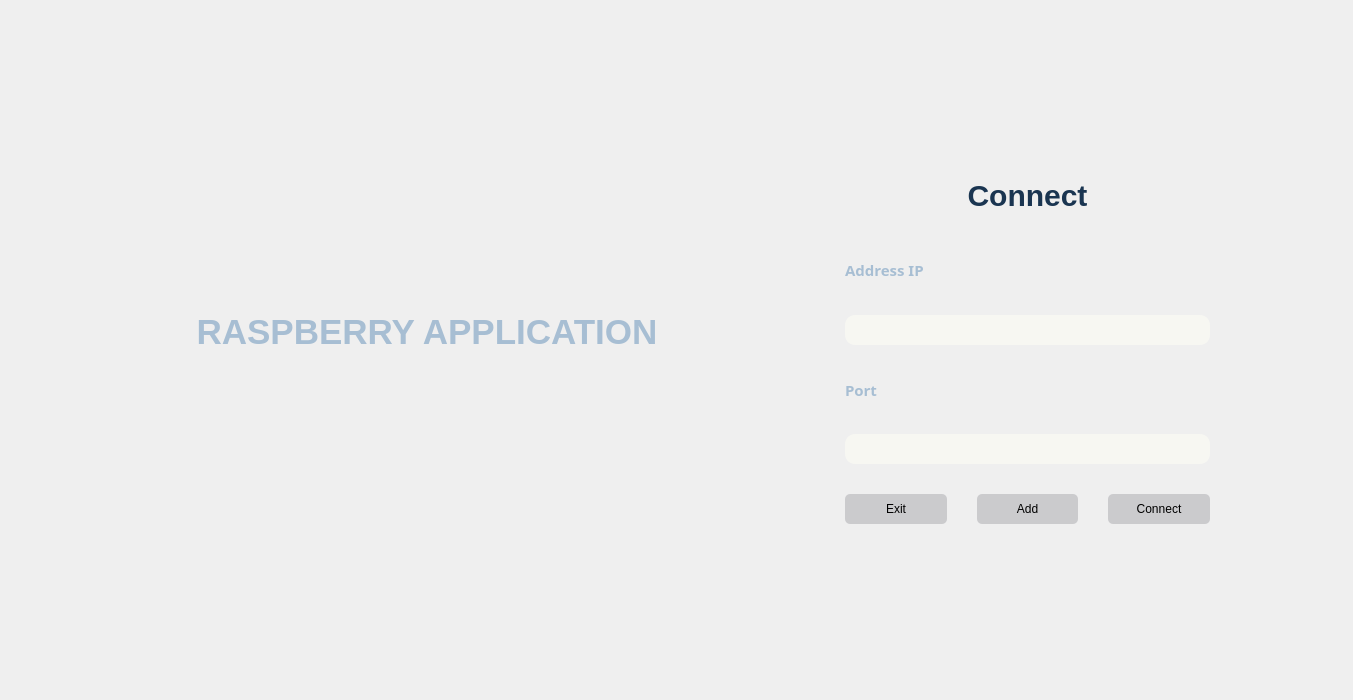
<?xml version="1.0" encoding="UTF-8"?>
<ui version="4.0">
 <class>Form</class>
 <widget class="QWidget" name="Form">
  <property name="geometry">
   <rect>
    <x>0</x>
    <y>0</y>
    <width>1353</width>
    <height>700</height>
   </rect>
  </property>
  <property name="windowTitle">
   <string>Form</string>
  </property>
  <property name="styleSheet">
   <string notr="true">/*Set style for app title widget*/
#titleWidget{
	background-image: url(:/Img/img/final1.jpg);
	border-bottom-left-radius: 20px;
	border-top-left-radius: 20px;
}

#titleWidget QLabel{
	color: #A7BED3;
	font-family: &quot;Stencil&quot;
}

#titleLabel1{
	font-size: 35px;
	font-weight: bold;
}

/*Set style for function widget*/
#funcWidget {
	background-image: url(:/Img/img/123.jpg);
	border-top-right-radius: 20px;
	border-bottom-right-radius: 20px;
	border-top: 2px soild #343434;
	border-right: 2px soild #343434;
	border-bottom: 2px soild #343434;
}

/*Set style for login label and register label in function widget*/
#LoginLabel, #RegisLabel{
	color: #A7BED3;
	font-size: 30px;
}

/*Set style for all the QLabel in function widget*/
#funcWidget QLabel{
	color: #A7BED3;
	font-family: &quot;Stencil&quot;;
	font-size: 15px;
	font-weight: bold;
}

/*Set style for all the buttons in function widget*/
#funcWidget QLineEdit{
	border: 1px soild #E4E6C3;
	padding: 5px 10px;
	background-color: #F7F7F2 ;
	font-size:15px;
	border-radius: 10px
}

#funcWidget QLineEdit:focus{
	border-color: #F7F7F2
}

/*Set style for all the buttons in function widget*/
#funcWidget QPushButton{
	border-radius: 5px;
	background-color:#CBCBCD
}

#funcWidget QPushButton:pressed{
	padding-left: 10px;
}

/*Set style for long and creat device button in function widget */
#LoginButton:hover, #LoginButton:pressed, #AddButton:hover, #AddButton:pressed{
	background-color: #00A8B8;
}
#CreateButton:hover, #CreateButton:pressed{
	background-color: #00CC9C;
}
#ExitButton:hover, #ExitButton:pressed{
	background-color: #FF7733;
}
#BackButton:hover, #BackButton:pressed{
	background-color: #00B4F5;
}</string>
  </property>
  <layout class="QGridLayout" name="gridLayout">
   <property name="leftMargin">
    <number>0</number>
   </property>
   <property name="topMargin">
    <number>0</number>
   </property>
   <property name="rightMargin">
    <number>0</number>
   </property>
   <property name="spacing">
    <number>0</number>
   </property>
   <item row="0" column="0" rowspan="2">
    <spacer name="horizontalSpacer">
     <property name="orientation">
      <enum>Qt::Horizontal</enum>
     </property>
     <property name="sizeHint" stdset="0">
      <size>
       <width>58</width>
       <height>688</height>
      </size>
     </property>
    </spacer>
   </item>
   <item row="0" column="1" rowspan="2">
    <widget class="QWidget" name="titleWidget" native="true">
     <property name="minimumSize">
      <size>
       <width>700</width>
       <height>500</height>
      </size>
     </property>
     <property name="maximumSize">
      <size>
       <width>700</width>
       <height>500</height>
      </size>
     </property>
     <property name="layoutDirection">
      <enum>Qt::LeftToRight</enum>
     </property>
     <property name="styleSheet">
      <string notr="true"/>
     </property>
     <layout class="QVBoxLayout" name="verticalLayout_2">
      <property name="spacing">
       <number>0</number>
      </property>
      <property name="sizeConstraint">
       <enum>QLayout::SetNoConstraint</enum>
      </property>
      <property name="leftMargin">
       <number>0</number>
      </property>
      <property name="topMargin">
       <number>0</number>
      </property>
      <property name="rightMargin">
       <number>0</number>
      </property>
      <property name="bottomMargin">
       <number>0</number>
      </property>
      <item>
       <spacer name="verticalSpacer">
        <property name="orientation">
         <enum>Qt::Vertical</enum>
        </property>
        <property name="sizeHint" stdset="0">
         <size>
          <width>20</width>
          <height>213</height>
         </size>
        </property>
       </spacer>
      </item>
      <item>
       <layout class="QVBoxLayout" name="verticalLayout">
        <property name="spacing">
         <number>0</number>
        </property>
        <property name="bottomMargin">
         <number>25</number>
        </property>
        <item>
         <widget class="QLabel" name="titleLabel1">
          <property name="layoutDirection">
           <enum>Qt::LeftToRight</enum>
          </property>
          <property name="text">
           <string>RASPBERRY APPLICATION</string>
          </property>
          <property name="alignment">
           <set>Qt::AlignCenter</set>
          </property>
         </widget>
        </item>
       </layout>
      </item>
      <item>
       <spacer name="verticalSpacer_2">
        <property name="orientation">
         <enum>Qt::Vertical</enum>
        </property>
        <property name="sizeHint" stdset="0">
         <size>
          <width>20</width>
          <height>213</height>
         </size>
        </property>
       </spacer>
      </item>
     </layout>
    </widget>
   </item>
   <item row="0" column="3" rowspan="2">
    <spacer name="horizontalSpacer_2">
     <property name="orientation">
      <enum>Qt::Horizontal</enum>
     </property>
     <property name="sizeHint" stdset="0">
      <size>
       <width>58</width>
       <height>688</height>
      </size>
     </property>
    </spacer>
   </item>
   <item row="0" column="2" rowspan="2">
    <widget class="QStackedWidget" name="funcWidget">
     <property name="minimumSize">
      <size>
       <width>500</width>
       <height>500</height>
      </size>
     </property>
     <property name="maximumSize">
      <size>
       <width>500</width>
       <height>500</height>
      </size>
     </property>
     <property name="currentIndex">
      <number>1</number>
     </property>
     <widget class="QWidget" name="page">
      <layout class="QGridLayout" name="gridLayout_2">
       <item row="0" column="1">
        <spacer name="verticalSpacer_3">
         <property name="orientation">
          <enum>Qt::Vertical</enum>
         </property>
         <property name="sizeHint" stdset="0">
          <size>
           <width>20</width>
           <height>95</height>
          </size>
         </property>
        </spacer>
       </item>
       <item row="1" column="0">
        <spacer name="horizontalSpacer_3">
         <property name="orientation">
          <enum>Qt::Horizontal</enum>
         </property>
         <property name="sizeHint" stdset="0">
          <size>
           <width>67</width>
           <height>20</height>
          </size>
         </property>
        </spacer>
       </item>
       <item row="1" column="1">
        <layout class="QVBoxLayout" name="verticalLayout_6">
         <property name="spacing">
          <number>30</number>
         </property>
         <item>
          <widget class="QLabel" name="RegisLabel">
           <property name="styleSheet">
            <string notr="true">#RegisLabel{
	color: #1A3551;
	font-size: 30px;
}</string>
           </property>
           <property name="text">
            <string>Add Device</string>
           </property>
           <property name="alignment">
            <set>Qt::AlignCenter</set>
           </property>
          </widget>
         </item>
         <item>
          <layout class="QVBoxLayout" name="verticalLayout_7">
           <item>
            <widget class="QLabel" name="NameLabel2">
             <property name="font">
              <font>
               <family>Stencil</family>
               <pointsize>-1</pointsize>
               <bold>true</bold>
              </font>
             </property>
             <property name="text">
              <string>Name device:</string>
             </property>
            </widget>
           </item>
           <item>
            <widget class="QLineEdit" name="NameDevice2">
             <property name="clearButtonEnabled">
              <bool>true</bool>
             </property>
            </widget>
           </item>
          </layout>
         </item>
         <item>
          <layout class="QVBoxLayout" name="verticalLayout_8">
           <item>
            <widget class="QLabel" name="IPLabel2">
             <property name="font">
              <font>
               <family>Stencil</family>
               <pointsize>-1</pointsize>
               <bold>true</bold>
              </font>
             </property>
             <property name="text">
              <string>Address IP:</string>
             </property>
            </widget>
           </item>
           <item>
            <widget class="QLineEdit" name="IPDevice2">
             <property name="clearButtonEnabled">
              <bool>true</bool>
             </property>
            </widget>
           </item>
          </layout>
         </item>
         <item>
          <layout class="QHBoxLayout" name="horizontalLayout_2" stretch="0,0">
           <property name="spacing">
            <number>6</number>
           </property>
           <item>
            <widget class="QPushButton" name="BackButton">
             <property name="minimumSize">
              <size>
               <width>161</width>
               <height>30</height>
              </size>
             </property>
             <property name="text">
              <string>Back</string>
             </property>
             <property name="icon">
              <iconset resource="../DemoPyQt/static/resource.qrc">
               <normaloff>:/Img/icons/reply-solid.svg</normaloff>:/Img/icons/reply-solid.svg</iconset>
             </property>
            </widget>
           </item>
           <item>
            <widget class="QPushButton" name="AddButton">
             <property name="minimumSize">
              <size>
               <width>160</width>
               <height>30</height>
              </size>
             </property>
             <property name="styleSheet">
              <string notr="true"/>
             </property>
             <property name="text">
              <string>Add device</string>
             </property>
             <property name="icon">
              <iconset resource="../DemoPyQt/static/resource.qrc">
               <normaloff>:/Img/icons/check-mark-3-16.ico</normaloff>:/Img/icons/check-mark-3-16.ico</iconset>
             </property>
            </widget>
           </item>
          </layout>
         </item>
        </layout>
       </item>
       <item row="1" column="2">
        <spacer name="horizontalSpacer_4">
         <property name="orientation">
          <enum>Qt::Horizontal</enum>
         </property>
         <property name="sizeHint" stdset="0">
          <size>
           <width>66</width>
           <height>20</height>
          </size>
         </property>
        </spacer>
       </item>
       <item row="2" column="1">
        <spacer name="verticalSpacer_4">
         <property name="orientation">
          <enum>Qt::Vertical</enum>
         </property>
         <property name="sizeHint" stdset="0">
          <size>
           <width>20</width>
           <height>95</height>
          </size>
         </property>
        </spacer>
       </item>
      </layout>
     </widget>
     <widget class="QWidget" name="page_2">
      <layout class="QGridLayout" name="gridLayout_3">
       <item row="0" column="1">
        <spacer name="verticalSpacer_6">
         <property name="orientation">
          <enum>Qt::Vertical</enum>
         </property>
         <property name="sizeHint" stdset="0">
          <size>
           <width>20</width>
           <height>57</height>
          </size>
         </property>
        </spacer>
       </item>
       <item row="1" column="0">
        <spacer name="horizontalSpacer_5">
         <property name="orientation">
          <enum>Qt::Horizontal</enum>
         </property>
         <property name="sizeHint" stdset="0">
          <size>
           <width>72</width>
           <height>20</height>
          </size>
         </property>
        </spacer>
       </item>
       <item row="1" column="1">
        <layout class="QVBoxLayout" name="verticalLayout_5">
         <property name="spacing">
          <number>30</number>
         </property>
         <item>
          <widget class="QLabel" name="LoginLabel">
           <property name="minimumSize">
            <size>
             <width>319</width>
             <height>60</height>
            </size>
           </property>
           <property name="styleSheet">
            <string notr="true">#LoginLabel{
	font-size: 30px;
	color: #1A3551
}</string>
           </property>
           <property name="text">
            <string>Connect</string>
           </property>
           <property name="alignment">
            <set>Qt::AlignCenter</set>
           </property>
          </widget>
         </item>
         <item>
          <layout class="QVBoxLayout" name="verticalLayout_3">
           <item>
            <widget class="QLabel" name="NameLabel1">
             <property name="minimumSize">
              <size>
               <width>317</width>
               <height>30</height>
              </size>
             </property>
             <property name="font">
              <font>
               <family>Stencil</family>
               <pointsize>-1</pointsize>
               <bold>true</bold>
              </font>
             </property>
             <property name="text">
              <string>Address IP</string>
             </property>
            </widget>
           </item>
           <item>
            <widget class="QLineEdit" name="NameDevice1">
             <property name="minimumSize">
              <size>
               <width>317</width>
               <height>22</height>
              </size>
             </property>
             <property name="clearButtonEnabled">
              <bool>true</bool>
             </property>
            </widget>
           </item>
          </layout>
         </item>
         <item>
          <layout class="QVBoxLayout" name="verticalLayout_4">
           <item>
            <widget class="QLabel" name="IPLabel1">
             <property name="minimumSize">
              <size>
               <width>317</width>
               <height>29</height>
              </size>
             </property>
             <property name="font">
              <font>
               <family>Stencil</family>
               <pointsize>-1</pointsize>
               <bold>true</bold>
              </font>
             </property>
             <property name="text">
              <string>Port</string>
             </property>
            </widget>
           </item>
           <item>
            <widget class="QLineEdit" name="IPDevice1">
             <property name="minimumSize">
              <size>
               <width>317</width>
               <height>22</height>
              </size>
             </property>
             <property name="echoMode">
              <enum>QLineEdit::Password</enum>
             </property>
             <property name="clearButtonEnabled">
              <bool>true</bool>
             </property>
            </widget>
           </item>
          </layout>
         </item>
         <item>
          <layout class="QHBoxLayout" name="horizontalLayout">
           <item>
            <widget class="QPushButton" name="ExitButton">
             <property name="minimumSize">
              <size>
               <width>102</width>
               <height>30</height>
              </size>
             </property>
             <property name="text">
              <string>Exit</string>
             </property>
             <property name="icon">
              <iconset resource="../DemoPyQt/static/resource.qrc">
               <normaloff>:/Img/icons/close_10263254.png</normaloff>:/Img/icons/close_10263254.png</iconset>
             </property>
            </widget>
           </item>
           <item>
            <widget class="QPushButton" name="CreateButton">
             <property name="minimumSize">
              <size>
               <width>101</width>
               <height>30</height>
              </size>
             </property>
             <property name="text">
              <string>Add</string>
             </property>
             <property name="icon">
              <iconset resource="../DemoPyQt/static/resource.qrc">
               <normaloff>:/Img/icons/laptop-medical-solid.svg</normaloff>:/Img/icons/laptop-medical-solid.svg</iconset>
             </property>
            </widget>
           </item>
           <item>
            <widget class="QPushButton" name="LoginButton">
             <property name="minimumSize">
              <size>
               <width>102</width>
               <height>30</height>
              </size>
             </property>
             <property name="text">
              <string>Connect</string>
             </property>
             <property name="icon">
              <iconset resource="../DemoPyQt/static/resource.qrc">
               <normaloff>:/Img/icons/arrow-right-to-bracket-solid.svg</normaloff>:/Img/icons/arrow-right-to-bracket-solid.svg</iconset>
             </property>
            </widget>
           </item>
          </layout>
         </item>
        </layout>
       </item>
       <item row="1" column="2">
        <spacer name="horizontalSpacer_6">
         <property name="orientation">
          <enum>Qt::Horizontal</enum>
         </property>
         <property name="sizeHint" stdset="0">
          <size>
           <width>71</width>
           <height>20</height>
          </size>
         </property>
        </spacer>
       </item>
       <item row="2" column="1">
        <spacer name="verticalSpacer_5">
         <property name="orientation">
          <enum>Qt::Vertical</enum>
         </property>
         <property name="sizeHint" stdset="0">
          <size>
           <width>20</width>
           <height>56</height>
          </size>
         </property>
        </spacer>
       </item>
      </layout>
     </widget>
    </widget>
   </item>
  </layout>
 </widget>
 <resources>
  <include location="../DemoPyQt/static/resource.qrc"/>
 </resources>
 <connections/>
</ui>
